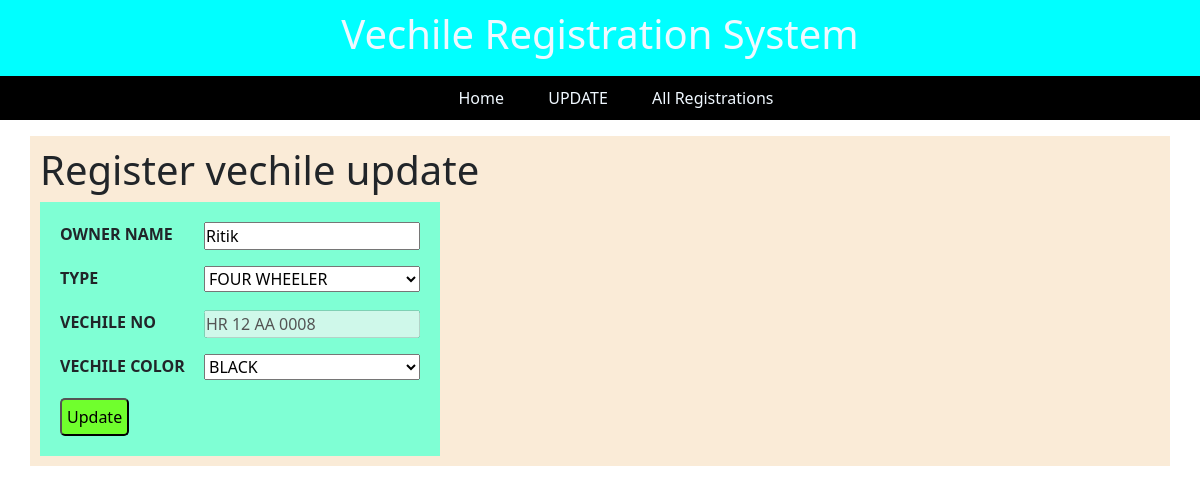
The page /update-record.php?id=2 on the database its author committed.
### tables this page shows
CREATE TABLE IF NOT EXISTS `registration` (
  `vechile_id` int NOT NULL AUTO_INCREMENT,
  `owner` varchar(100) NOT NULL,
  `type` varchar(100) NOT NULL,
  `vechile_no` varchar(100) NOT NULL,
  `color` varchar(50) NOT NULL,
  PRIMARY KEY (`vechile_id`)
);

### config/dal.php (called while the page is built, shortened)
<?php include_once 'constant.php';
function getConnection(){
    $cn=mysqli_connect(SERVER,USER,PWD) OR die("could not connet to server");
    return($cn);
   }
function get_records($id){
    $cn=getConnection();
    $sql="SELECT * FROM registration WHERE vechile_id='$id' ";
     $result=mysqli_query($cn,$sql) or die("select query failed");
     return($result);
}
?>

### update-record.php (the view, shortened to what this page needs)
<?php
include_once 'includes/header.php';
include_once 'config/dal.php';
 $id=$_GET['id'];
 $result=get_records($id);
 if(mysqli_num_rows($result)>0){
    while($row=mysqli_fetch_assoc($result)){
?>
<link rel="stylesheet" type="text/css" href="css/index.css">
<div class="container" id="container">
    <div class="row">
        <div class="col-md-12 col-sm-12">
            <h1>Register vechile update</h1>
            <form id="regfrm" action="<?PHP $_SERVER['PHP_SELF'] ?>" method="POST">
                <div class="divfrm">
                    <strong for="owner">OWNER NAME </strong>
                    <input type="text" name="owner" value="<?php echo $row['owner'];?>">
                </div>
                <div class="divfrm">
                    <strong for="type">TYPE </strong>
                    <select name="type">
                        <option value="<?php echo $row['type'];?>"><?php echo $row['type'];?> </option>
                    </select>
                </div>
                <div class="divfrm">
                    <strong for="vechileno">VECHILE NO </strong>
                    <input type="" disabled name="vechileno"   value="<?php echo $row['vechile_no'];?>">
                </div>
                <div class="divfrm">
                    <strong for="color">VECHILE COLOR </strong>
                    <select name="color" required>
                        <option value="<?php echo $row['color'];?>"><?php echo $row['color'];?></option>
                    </select>
                </div>
              <?php
                  }
                  }
                ?>
                <div class="divfrm">
                    <button type="submit" name="reg1" id="reg">Update</button>
                </div>
            </form>
        </div>
    </div>
</div>

### css/header.css (style rules this page uses)
* { margin: 0; padding:0; box-sizing: border-box; }

### css/index.css (style rules this page uses)
* { margin: 0; padding: 0; box-sizing: border-box; }
#container { background-color: antiquewhite; padding: 10px; }
#regfrm { background-color: aquamarine; padding: 10px; width: 400px; }
.divfrm { padding: 10px; }
input,select { float: right; width: 60%; }
#reg { padding:5px; background-color: rgb(112, 255, 45); border-radius: 5px; }

### rows shown on the page
registration: owner "Ritik", type "FOUR WHEELER", vechileno "HR 12 AA 0008", color "BLACK"
